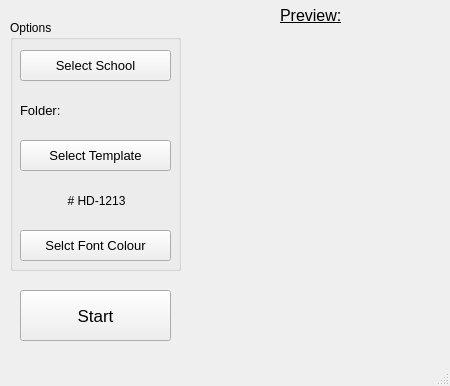
<?xml version="1.0" encoding="UTF-8"?>
<ui version="4.0">
 <class>raam</class>
 <widget class="QMainWindow" name="raam">
  <property name="geometry">
   <rect>
    <x>0</x>
    <y>0</y>
    <width>450</width>
    <height>386</height>
   </rect>
  </property>
  <property name="windowTitle">
   <string>MainWindow</string>
  </property>
  <widget class="QWidget" name="centralwidget">
   <widget class="QGroupBox" name="groupBox">
    <property name="geometry">
     <rect>
      <x>10</x>
      <y>20</y>
      <width>171</width>
      <height>251</height>
     </rect>
    </property>
    <property name="title">
     <string>Options</string>
    </property>
    <widget class="QPushButton" name="btnSelectSchool">
     <property name="geometry">
      <rect>
       <x>10</x>
       <y>30</y>
       <width>151</width>
       <height>31</height>
      </rect>
     </property>
     <property name="font">
      <font>
       <pointsize>10</pointsize>
      </font>
     </property>
     <property name="text">
      <string>Select School</string>
     </property>
    </widget>
    <widget class="QPushButton" name="btnSelectTemplate">
     <property name="geometry">
      <rect>
       <x>10</x>
       <y>120</y>
       <width>151</width>
       <height>31</height>
      </rect>
     </property>
     <property name="font">
      <font>
       <pointsize>10</pointsize>
      </font>
     </property>
     <property name="text">
      <string>Select Template</string>
     </property>
    </widget>
    <widget class="QPushButton" name="btnSelectColour">
     <property name="geometry">
      <rect>
       <x>10</x>
       <y>210</y>
       <width>151</width>
       <height>31</height>
      </rect>
     </property>
     <property name="font">
      <font>
       <pointsize>10</pointsize>
      </font>
     </property>
     <property name="text">
      <string>Selct Font Colour</string>
     </property>
    </widget>
    <widget class="QLabel" name="lblSample">
     <property name="geometry">
      <rect>
       <x>16</x>
       <y>160</y>
       <width>141</width>
       <height>41</height>
      </rect>
     </property>
     <property name="text">
      <string># HD-1213</string>
     </property>
     <property name="textFormat">
      <enum>Qt::MarkdownText</enum>
     </property>
     <property name="alignment">
      <set>Qt::AlignCenter</set>
     </property>
    </widget>
    <widget class="QLabel" name="lblFolder">
     <property name="geometry">
      <rect>
       <x>10</x>
       <y>70</y>
       <width>151</width>
       <height>41</height>
      </rect>
     </property>
     <property name="font">
      <font>
       <pointsize>10</pointsize>
      </font>
     </property>
     <property name="text">
      <string>Folder:</string>
     </property>
    </widget>
   </widget>
   <widget class="QLabel" name="imgPreview">
    <property name="geometry">
     <rect>
      <x>200</x>
      <y>40</y>
      <width>221</width>
      <height>301</height>
     </rect>
    </property>
    <property name="text">
     <string/>
    </property>
   </widget>
   <widget class="QPushButton" name="btnStart">
    <property name="geometry">
     <rect>
      <x>20</x>
      <y>290</y>
      <width>151</width>
      <height>51</height>
     </rect>
    </property>
    <property name="font">
     <font>
      <pointsize>13</pointsize>
     </font>
    </property>
    <property name="text">
     <string>Start</string>
    </property>
   </widget>
   <widget class="QLabel" name="titlePreview">
    <property name="geometry">
     <rect>
      <x>280</x>
      <y>0</y>
      <width>61</width>
      <height>31</height>
     </rect>
    </property>
    <property name="font">
     <font>
      <pointsize>12</pointsize>
      <underline>true</underline>
     </font>
    </property>
    <property name="text">
     <string>Preview:</string>
    </property>
   </widget>
  </widget>
  <widget class="QStatusBar" name="statusbar"/>
 </widget>
 <resources/>
 <connections/>
</ui>
